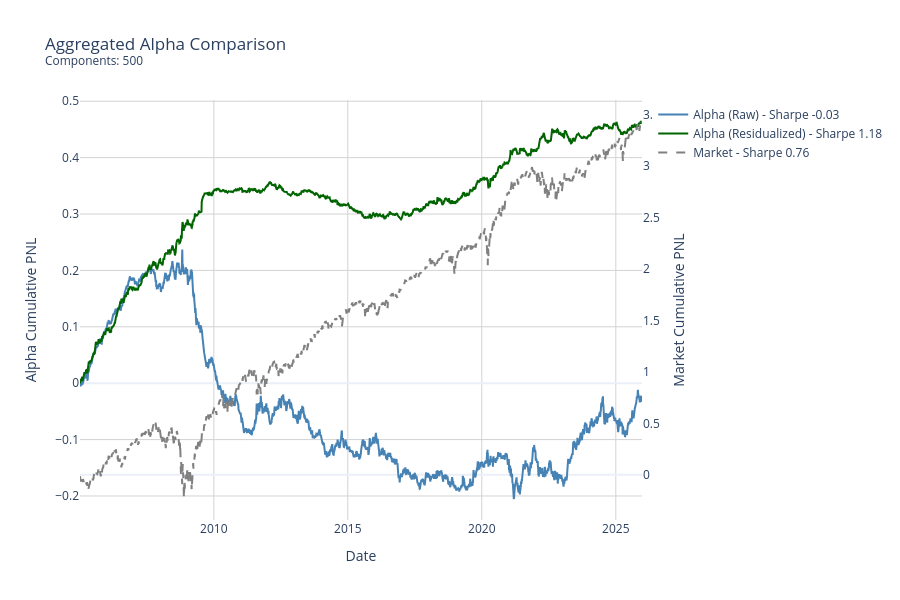

Notebook code for this chart:
### Markdown cell above
## Final via grammar based - parallelized

### Code cell
# ÉTAPE 2: Extraire les positions
alpha_pos = output['alpha_positions']
# fwd_ret = output['forward_returns']

# ÉTAPE 3A: PNL avec RAW returns
pnl_raw = calculate_pnl(alpha_pos, returns)

# ÉTAPE 3B: PNL avec RESIDUALIZED returns
resid_alpha = residualize(
    target=alpha_pos,
    residualizers=residualizers, 
    min_observations=20,
    verbose=True, 
    shift =  0
)
pnl_resid = calculate_pnl(resid_alpha, returns)

# ÉTAPE 4: Compare!
plot_pnl_comparison(pnl_raw, pnl_resid,returns, output['meta_df'])

### Figure 1 — Plotly figure (JSON) as saved in the notebook; plotly's stock layout.template omitted (floating-point values rounded to 4 significant figures; data arrays with more than 128 entries replaced by an {"elided": "..."} marker saying what was removed)
{"data": [{"line": {"color": "steelblue", "width": 2}, "mode": "lines", "name": "Alpha (Raw) - Sharpe -0.03", "type": "scatter", "x": {"elided": "5269 str values"}, "y": {"elided": "5269 float values"}, "yaxis": "y"}, {"line": {"color": "darkgreen", "width": 2}, "mode": "lines", "name": "Alpha (Residualized) - Sharpe 1.18", "type": "scatter", "x": {"elided": "5269 str values"}, "y": {"elided": "5269 float values"}, "yaxis": "y"}, {"line": {"color": "gray", "dash": "dash", "width": 2}, "mode": "lines", "name": "Market - Sharpe 0.76", "type": "scatter", "x": {"elided": "5269 str values"}, "y": {"elided": "5269 float values"}, "yaxis": "y2"}], "layout": {"height": 600, "showlegend": true, "title": {"text": "Aggregated Alpha Comparison<br><sup>Components: 500</sup>"}, "xaxis": {"gridcolor": "lightgrey", "showgrid": true, "title": {"text": "Date"}}, "yaxis": {"gridcolor": "lightgrey", "showgrid": true, "title": {"text": "Alpha Cumulative PNL"}}, "yaxis2": {"overlaying": "y", "showgrid": false, "side": "right", "title": {"text": "Market Cumulative PNL"}}}}
